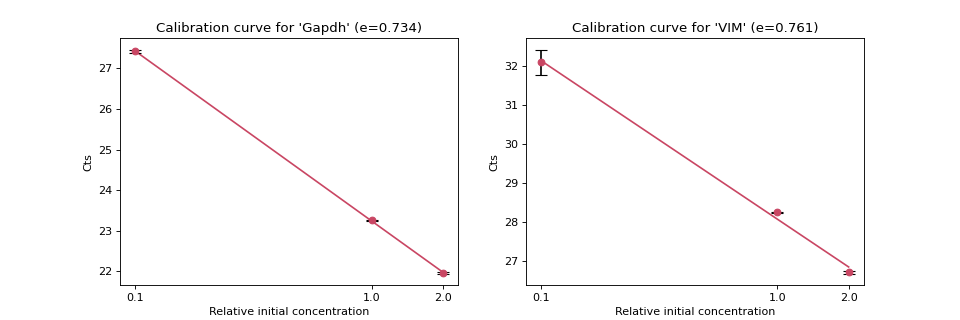

This chart was generated by the following Python code:
import numpy as np
from teilab.pcr import calibration_curve_plot
from teilab.utils import subplots_create
qualities = np.asarray([2, 1, 0.1])
calibrations = np.asarray([
    [[21.9904747,  21.94359016], [23.2647419,  23.24508476], [27.37600517, 27.46136856]],
    [[26.68031502, 26.75434494], [28.25722122, 28.239748  ], [31.77442169, 32.42930222]]
])
targets   = ["Gapdh", "VIM"]
fig, axes = subplots_create(ncols=2, style="matplotlib", figsize=(12,4))
for ax,cts,target in zip(axes, calibrations, targets):
    _ = calibration_curve_plot(qualities, cts, ax=ax, target=target)
fig.show()
